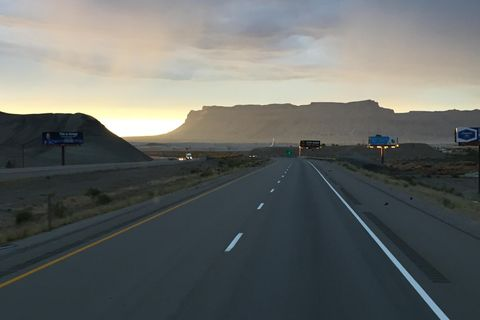
#> input picture road1.JPG, 480 x 320 px, found by its file name
$ python lane_detection_edge.py
#> lines starting #> are read from the running program, lines starting #| are printed output that depends on the picture; after the words box and inside, x2 and y2 are one past the last pixel; in counts of white or black regions, pixels touching at a corner belong together
import cv2
import numpy as np

def grayscale(img):
    return cv2.cvtColor(img, cv2.COLOR_RGB2GRAY)

def canny(img, low_threshold, high_threshold):
    return cv2.Canny(img, low_threshold, high_threshold)

def gaussian_blur(img, kernel_size):
    return cv2.GaussianBlur(img, (kernel_size, kernel_size), 0) # what is sigmaX?

#not finish
def hough_lines(img, rho, theta, threshold, min_line_len, max_line_gap):    # hough filter...
    lines = cv2.HoughLinesP(img, rho, theta, threshold, np.array([]), minLineLength=min_line_len, maxLineGap=max_line_gap)
    line_img = np.zeros((img.shape[0], img.shape[1], 3), dtype=np.uint8)
    draw_lines(line_img, lines)

    return line_img
#not finish

image = cv2.imread('road1.jpg')
#> image is the input picture: shape (320, 480, 3); mean B, G, R 102.5, 104.8, 101.5
height, width = image.shape[:2]
#> height = 320; width = 480

gray_image = grayscale(image)
#> in grayscale, `return cv2.cvtColor(img, cv2.COLOR_RGB2GRAY)`:
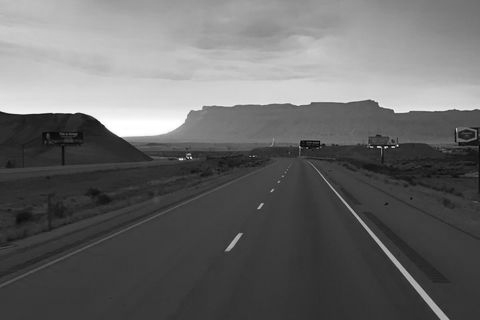
#> returned value: shape (320, 480); min 0, max 255, mean 103.8
blur_image = gaussian_blur(image, 3)    #blur setting
canny_image = canny(blur_image, 70, 210)    #recommend 1:2 or 1:3
#> in canny, `return cv2.Canny(img, low_threshold, high_threshold)`:
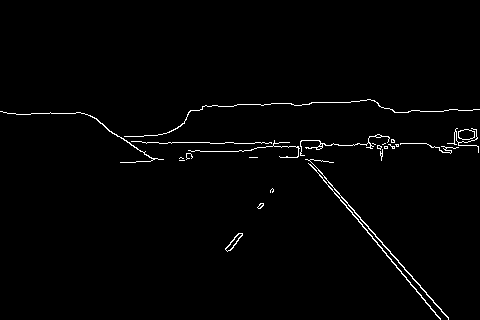
#> returned value: shape (320, 480); 1.4% white in thin lines or dots, all inside (x1, y1, x2, y2) = (0, 99, 480, 320)

#> (the run stopped early here; a loop or call above may not have finished)
